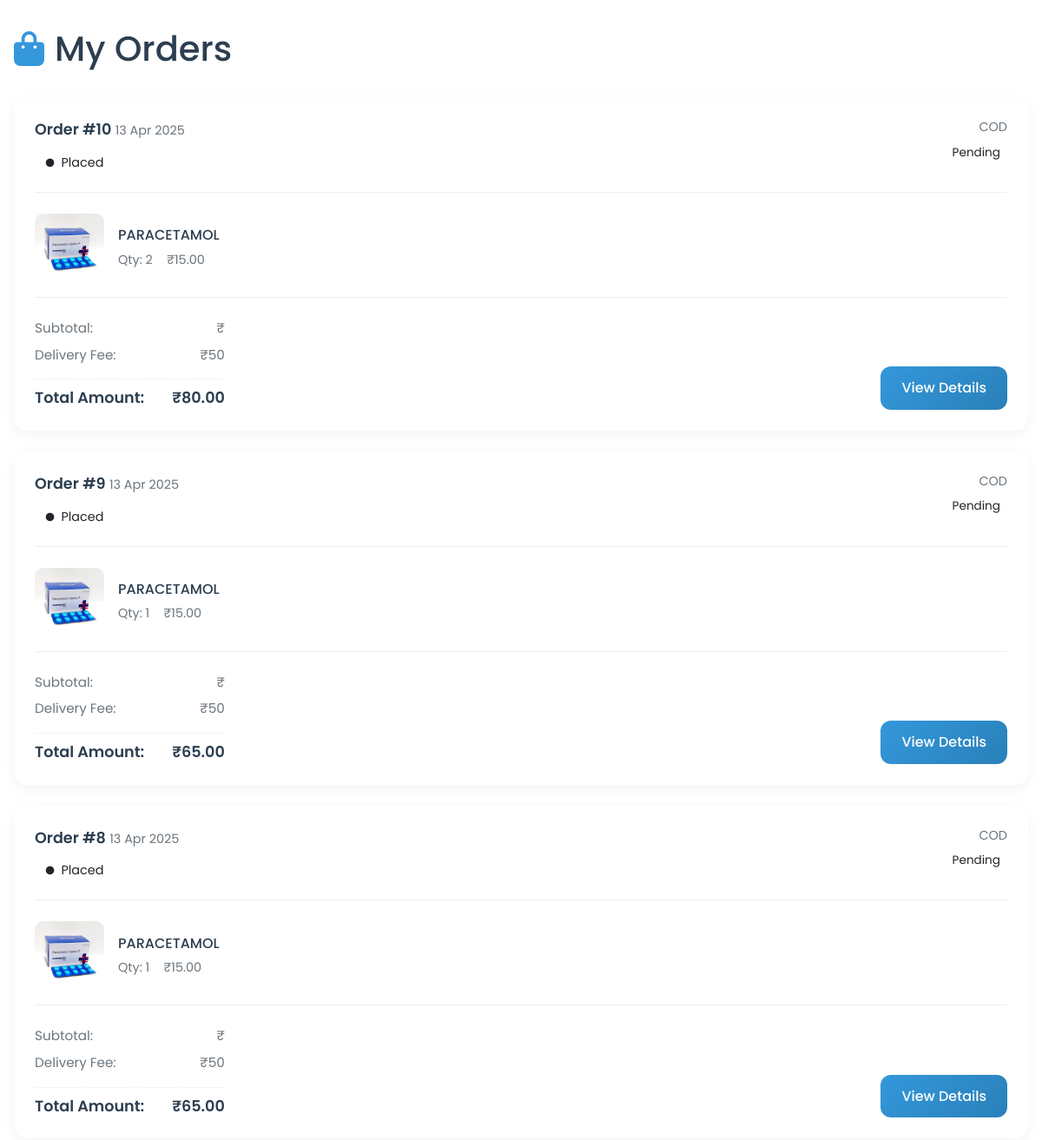
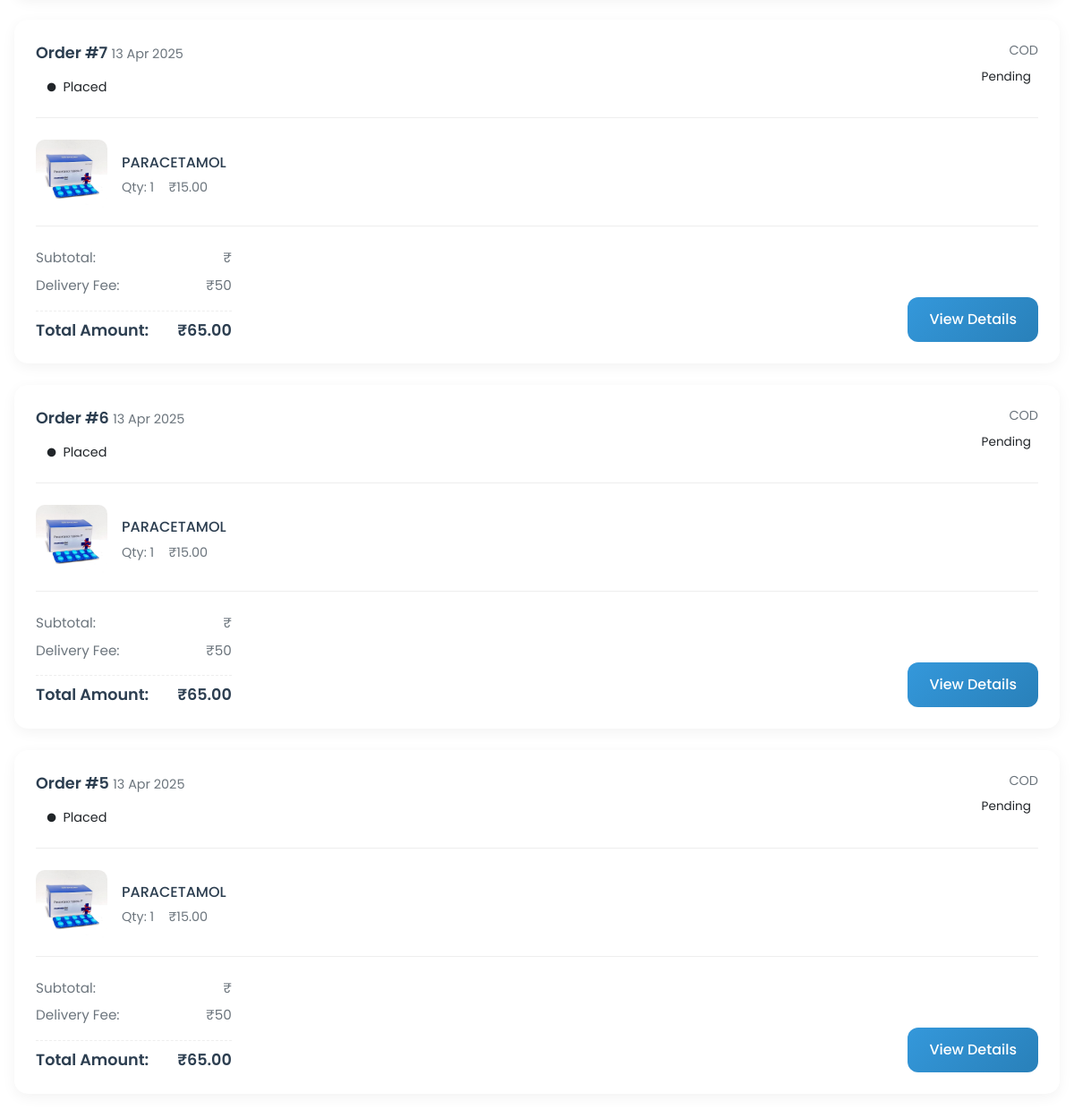
The page /orders/ (signed in) on the database its author committed (2 pictures, top to bottom).
### QuickMedsApp/models.py (models this page shows, shortened)
class Order(models.Model):
    ORDER_STATUS_CHOICES = [
        ('PENDING', 'Pending'),
        ('PROCESSING', 'Processing'),
        ('SHIPPED', 'Shipped'),
        ('DELIVERED', 'Delivered'),
        ('CANCELLED', 'Cancelled')
    ]
    PAYMENT_STATUS_CHOICES = [
        ('PENDING', 'Pending'),
        ('COMPLETED', 'Completed'),
        ('FAILED', 'Failed'),
        ('REFUNDED', 'Refunded')
    ]
    PAYMENT_METHOD_CHOICES = [
        ('COD', 'Cash on Delivery'),
        ('RAZORPAY', 'RazorPay'),
        ('CARD', 'Credit/Debit Card')
    ]
    user = models.ForeignKey(User, on_delete=models.CASCADE)
    order_status = models.CharField(max_length=20, choices=ORDER_STATUS_CHOICES, default='PENDING')
    payment_status = models.CharField(max_length=20, choices=PAYMENT_STATUS_CHOICES, default='PENDING')
    payment_method = models.CharField(max_length=20, choices=PAYMENT_METHOD_CHOICES)
    total_amount = models.DecimalField(max_digits=10, decimal_places=2)
    created_at = models.DateTimeField(auto_now_add=True)
    updated_at = models.DateTimeField(auto_now=True)
    transaction_id = models.CharField(max_length=100, null=True, blank=True)
    first_name = models.CharField(max_length=100)
    last_name = models.CharField(max_length=100)
    email = models.EmailField()
    phone = models.CharField(max_length=20)
    address = models.TextField()
    city = models.CharField(max_length=100)
    state = models.CharField(max_length=100)
    pincode = models.CharField(max_length=10)
    country = models.CharField(max_length=100, default='India')

class OrderItem(models.Model):
    order = models.ForeignKey(Order, related_name='items', on_delete=models.CASCADE)
    product = models.ForeignKey(Product, on_delete=models.CASCADE)
    quantity = models.PositiveIntegerField(default=1)
    price = models.DecimalField(max_digits=10, decimal_places=2)

class Product(models.Model):
    name = models.CharField(max_length=255)
    code = models.CharField(max_length=50, unique=True, blank=True, null=True)
    description = models.TextField(blank=True, null=True)
    category = models.ForeignKey(Category, on_delete=models.CASCADE, related_name='products')
    price = models.DecimalField(max_digits=10, decimal_places=2)
    original_price = models.DecimalField(max_digits=10, decimal_places=2, blank=True, null=True)
    in_stock = models.BooleanField(default=True)
    stock = models.PositiveIntegerField(default=0)
    expiry_date = models.DateField(null=True, blank=True)
    image = models.ImageField(upload_to='products/', blank=True, null=True)
    created_at = models.DateTimeField(auto_now_add=True)
    updated_at = models.DateTimeField(auto_now=True)
    class Meta:
        ordering = ['-created_at']
        verbose_name = 'Product'
        verbose_name_plural = 'Products'

### QuickMedsApp/views.py (the view)
# urls.py: path('orders/', views.orders_view, name='orders'),
@login_required
def orders_view(request):
    orders = Order.objects.filter(user=request.user).order_by('-created_at')
    context = {
        'orders': orders,
        'orders_count': orders.count()
    }
    return render(request, 'orders.html', context)

### templates/orders.html (shortened to what this page needs)
{% extends 'base.html' %}
{% load static %}
{% load humanize %}
{% block content %}
<div class="orders-container">
    <h1><i class="fas fa-shopping-bag"></i> My Orders</h1>
    {% if orders %}
    <div class="orders-list">
        {% for order in orders %}
        <div class="order-card">
            <div class="order-header">
                <div class="order-info">
                    <div class="order-id-date">
                        <span class="order-id">Order #{{ order.id }}</span>
                        <span class="order-date">{{ order.created_at|date:"d M Y" }}</span>
                    </div>
                    <span class="order-status {{ order.order_status|lower }}">
                        <i class="fas fa-circle"></i>
                        {{ order.get_order_status_display }}
                    </span>
                </div>
                <div class="order-payment">
                    <span class="payment-method">{{ order.payment_method }}</span>
                    <span class="payment-status {{ order.payment_status|lower }}">
                        {{ order.payment_status }}
                    </span>
                </div>
            </div>
            <div class="order-items">
                {% for item in order.items.all %}
                <div class="order-item">
                    <div class="item-image">
                        {% if item.product.image %}
                            <img src="{{ item.product.image.url }}" alt="{{ item.product.name }}">
                        {% else %}
                            <img src="{% static 'img/medicines-icon.png' %}" alt="{{ item.product.name }}">
                        {% endif %}
                    </div>
                    <div class="item-details">
                        <h4 class="item-name">{{ item.product.name }}</h4>
                        <div class="item-info">
                            <span class="item-quantity">Qty: {{ item.quantity }}</span>
                            <span class="item-price">₹{{ item.price|intcomma }}</span>
                        </div>
                    </div>
                </div>
                {% endfor %}
            </div>
            <div class="order-footer">
                <div class="order-summary">
                    <div class="summary-item">
                        <span>Subtotal:</span>
                        <span>₹{{ order.get_subtotal|intcomma }}</span>
                    </div>
                    <div class="summary-item">
                        <span>Delivery Fee:</span>
                        <span>₹50</span>
                    </div>
                    <div class="summary-item total">
                        <span>Total Amount:</span>
                        <span>₹{{ order.total_amount|intcomma }}</span>
                    </div>
                </div>
                <a href="{% url 'order_confirmation' order.id %}" class="btn-view-details">
                    View Details
                </a>
            </div>
        </div>
        {% endfor %}
    </div>
    {% else %}
    <div class="orders-empty">
        <i class="fas fa-shopping-bag"></i>
        <p>You haven't placed any orders yet</p>
        <a href="{% url 'product' %}" class="btn-shop-now">Start Shopping</a>
    </div>
    {% endif %}
</div>
{% endblock %}

### templates/base.html (style rules this page uses)
* { margin: 0; padding: 0; box-sizing: border-box; font-family: 'Poppins', sans-serif; }

### templates/orders.html (style rules this page uses)
.orders-container { max-width: 1200px; margin: 2rem auto; padding: 0 1rem; }
.orders-container h1 { display: flex; align-items: center; gap: 0.75rem; color: #2c3e50; margin-bottom: 2rem; }
.orders-container h1 i { color: #3498db; }
.order-card { background: white; border-radius: 15px; padding: 1.5rem; margin-bottom: 1.5rem; box-shadow: 0 4px 15px rgba(0, 0, 0, 0.05); transition: transform 0.3s ease; }
.order-header { display: flex; justify-content: space-between; align-items: flex-start; margin-bottom: 1.5rem; padding-bottom: 1rem; border-bottom: 1px solid #eee; }
.order-info { display: flex; flex-direction: column; gap: 0.5rem; }
.order-id { font-size: 1.1rem; font-weight: 600; color: #2c3e50; }
.order-date { color: #6c757d; font-size: 0.9rem; }
.order-status { display: inline-flex; align-items: center; gap: 0.5rem; padding: 0.4rem 0.8rem; border-radius: 20px; font-size: 0.9rem; }
.order-status i { font-size: 0.6rem; }
.order-payment { text-align: right; }
.payment-method { display: block; font-size: 0.9rem; color: #6c757d; margin-bottom: 0.25rem; }
.payment-status { display: inline-block; padding: 0.25rem 0.5rem; border-radius: 12px; font-size: 0.85rem; }
.order-items { display: flex; flex-direction: column; gap: 1rem; margin-bottom: 1.5rem; padding-bottom: 1rem; border-bottom: 1px solid #eee; }
.order-item { display: flex; gap: 1rem; align-items: center; }
.item-image { width: 80px; height: 80px; border-radius: 10px; overflow: hidden; }
.item-image img { width: 100%; height: 100%; object-fit: cover; }
.item-details { flex: 1; }
.item-name { font-size: 1rem; font-weight: 500; color: #2c3e50; margin-bottom: 0.5rem; }
.item-info { display: flex; gap: 1rem; color: #6c757d; font-size: 0.9rem; }
.order-footer { display: flex; justify-content: space-between; align-items: flex-end; }
.order-summary { display: flex; flex-direction: column; gap: 0.5rem; }
.summary-item { display: flex; justify-content: space-between; gap: 2rem; font-size: 0.95rem; color: #6c757d; }
.summary-item.total { font-weight: 600; color: #2c3e50; font-size: 1.1rem; padding-top: 0.5rem; margin-top: 0.5rem; border-top: 1px dashed #eee; }
.btn-view-details { display: inline-flex; align-items: center; gap: 0.5rem; padding: 0.8rem 1.5rem; background: linear-gradient(135deg, #3498db, #2980b9); color: white; text-decoration: none; border-radius: 12px; font-weight: 500; transition: all 0.3s ease; }

### rows shown on the page
Order: id "10", created_at "13 Apr 2025", order_status "Placed", payment_method "COD", payment_status "Pending", total_amount "80.00"
OrderItem: product.image (picture), product.name "PARACETAMOL", quantity "2", price "15.00"
Order: id "9", created_at "13 Apr 2025", order_status "Placed", payment_method "COD", payment_status "Pending", total_amount "65.00"
OrderItem: product.image (picture), product.name "PARACETAMOL", quantity "1", price "15.00"
Order: id "8", created_at "13 Apr 2025", order_status "Placed", payment_method "COD", payment_status "Pending", total_amount "65.00"
OrderItem: product.image (picture), product.name "PARACETAMOL", quantity "1", price "15.00"
Order: id "7", created_at "13 Apr 2025", order_status "Placed", payment_method "COD", payment_status "Pending", total_amount "65.00"
OrderItem: product.image (picture), product.name "PARACETAMOL", quantity "1", price "15.00"
Order: id "6", created_at "13 Apr 2025", order_status "Placed", payment_method "COD", payment_status "Pending", total_amount "65.00"
OrderItem: product.image (picture), product.name "PARACETAMOL", quantity "1", price "15.00"
Order: id "5", created_at "13 Apr 2025", order_status "Placed", payment_method "COD", payment_status "Pending", total_amount "65.00"
OrderItem: product.image (picture), product.name "PARACETAMOL", quantity "1", price "15.00"
